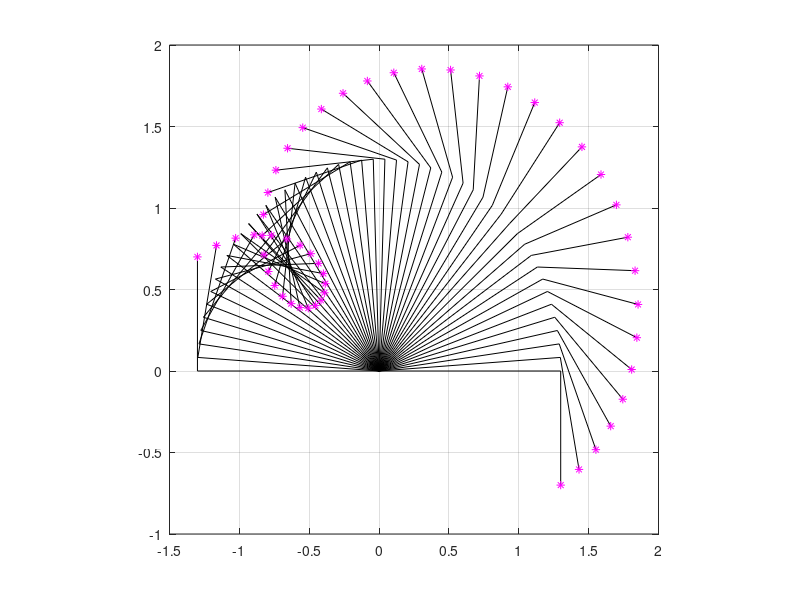

The MATLAB script that drew this image:
clc 
clear all
close all 

n = 50;
L_1 = 1.3;
L_2 = 0.7;
alfa_1 = linspace(0, pi, n);
alfa_2 = linspace(-pi/2, 3*pi/2, n);
x(2,:) = L_1*cos(alfa_1);
y(2,:) = L_1*sin(alfa_1);
x(3,:) = L_1*cos(alfa_1) + L_2*cos(alfa_1 + alfa_2);
y(3,:) = L_1*sin(alfa_1) + L_2*sin(alfa_1 + alfa_2);
plot(x, y,'k-',x(3,:),y(3,:),'m*');
axis([-1.5,2,-1,2],'square');
grid on;
